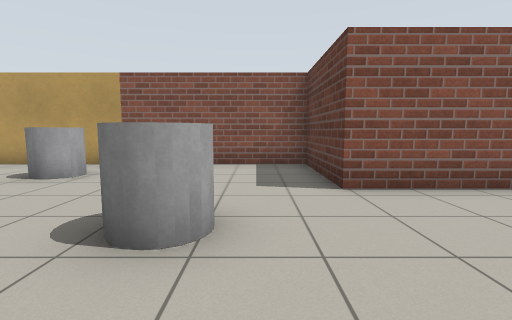
[1] (above)

14 first-person views from a walk through a world built for the Gazebo simulator. The camera is 0.94 m above the floor, tilts 6° down and sees 85° across. The floor is counted in squares, 1 m on a side. Each view is taken from the middle of a square. On the plan, view 1 faces up. The plan holds only what a view shows up to about 11 squares ahead; the rest is blank. The robots in the file are not drawn. Simple patterns stand in for the simulator's built-in surfaces.

[2]
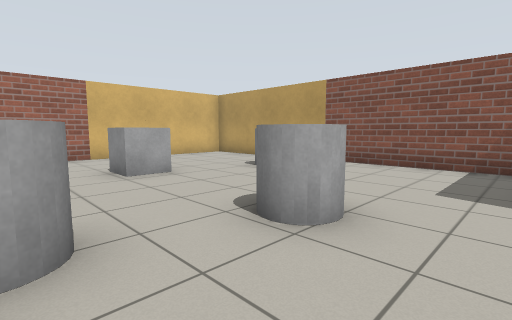

[3]
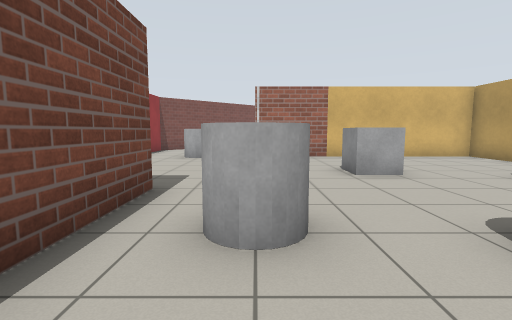

[4]
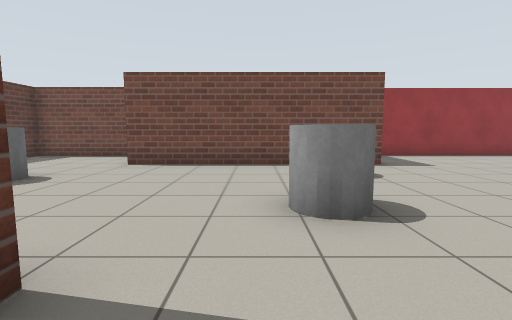

[5]
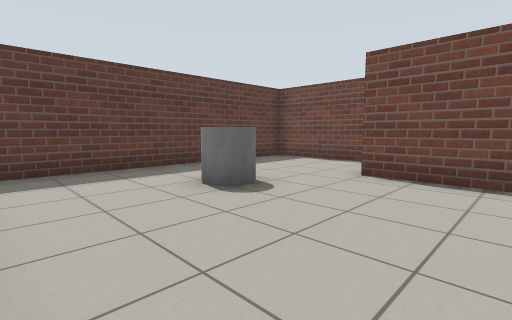

[6]
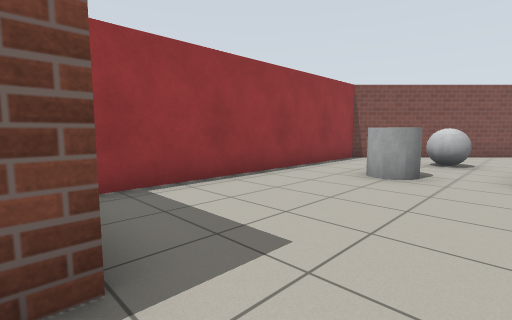

[7]
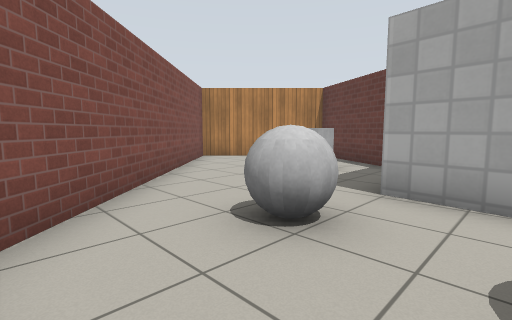

[8]
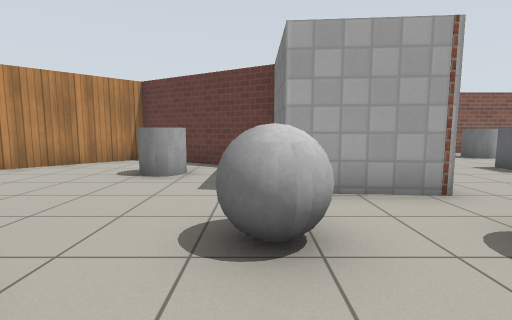

[9]
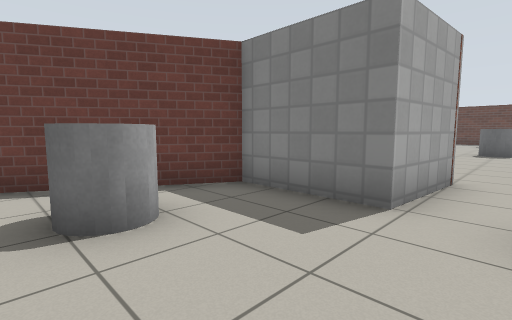

[10]
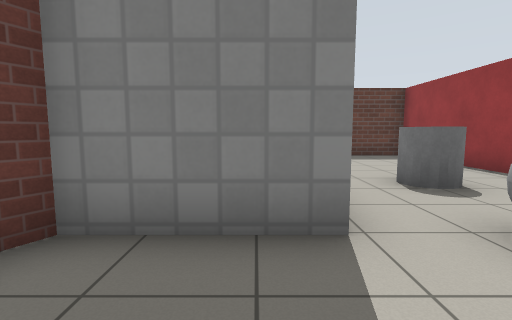

[11]
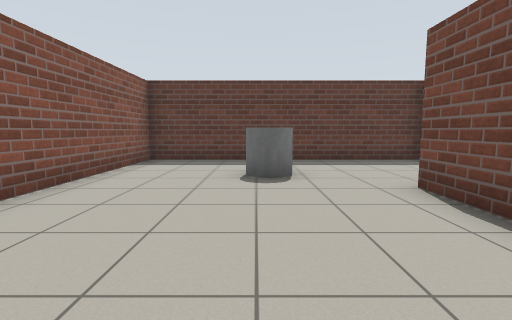

[12]
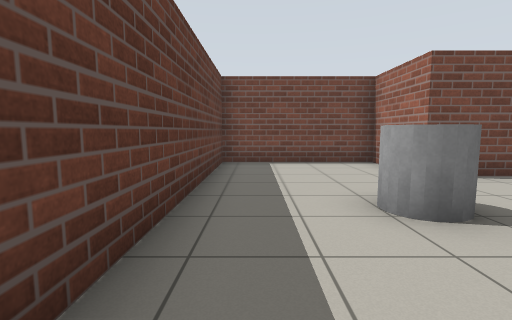

[13]
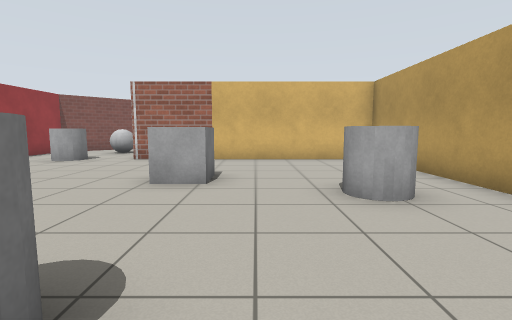

[14]
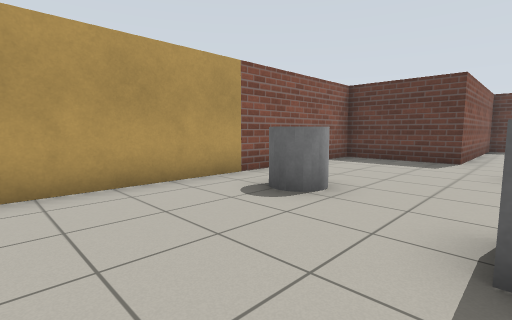

### Floor plan
Points are (right, up) in squares from view 1. A wall is a line through its corners. A room is listed if a view was taken in it or the views show most of it. See-through windows are left out.
Room 1 (views 1, 2, 3, 4, 5, 6, 7, 8, 9, 10, 11, 12, 13, 14)
walls: (-3.5, -1.7) (3.5, -1.7) (3.5, -4.3) (8, -4.3) (8, 4.4) (1.4, 4.4) (1.4, 7.8) (-9.2, 7.8) (-9.2, 0) (-11.6, 0.2) (-11.6, 2.8) (-15.7, 5.2) (-18.8, 2) (-12.3, -4.5) (-3.5, -4.5) (-3.5, -2.6)
objects: grey cylinder (-14, 2); grey ball (-12, -2) to (-12, -1); grey cylinder (-9, -2); grey box (-6, 2) to (-5, 3); grey cylinder (-4, 6); grey cylinder (-2, 0) to (-1, 0); grey cylinder (-1, 2) to (-1, 3); grey cylinder (5, 0) to (5, 1)

Where each view was taken, in squares from view 1:
view 1: 0 up, 0 right, facing up
view 2: 0 up, 1 right, facing up-left
view 3: 0 up, 1 right, facing left
view 4: 6 up, 0 right, facing down
view 5: 4 up, 1 right, facing down-right
view 6: 0 up, 3 left, facing down-left
view 7: 4 down, 10 left, facing up-left
view 8: 4 down, 12 left, facing up
view 9: 1 down, 15 left, facing up-right
view 10: 1 up, 14 left, facing right
view 11: 1 up, 1 left, facing right
view 12: 4 up, 7 right, facing down
view 13: 4 up, 0 right, facing left
view 14: 3 up, 8 left, facing up-right
